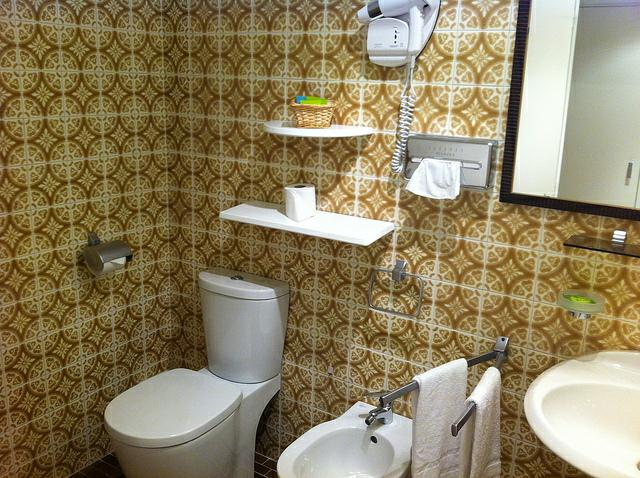
#> input picture misc/test.jpg, 640 x 478 px
$ python pyramid_scaling.py
#> lines starting #> are read from the running program, lines starting #| are printed output that depends on the picture
#> further down, img is the input picture: PIL image 640x478 RGB; mean R, G, B 141.9, 128.7, 96.3
#%%
import matplotlib.pyplot as plt
import numpy as np
import math

from PIL import Image

#%%
def get_resized(count, increment, img) :
    """returns a list of multiple versions of one image, each of a differnt size

    Args:
        count (int): number of images to return (will be length of the array that is returned)
        increment (float): percentage increase from one size to the next
        img (numpy.array): image to resize
    """
#> called with count = 5, increment = 1.1
# number of images smaller than img, will be determined by math.floor(num/2)
#     ex-odd: math.floor(3/2) = 1  ---  num == 3
#     ex-even: math.floor(4/2) = 2  ---  num == 4
# number of images larger than img, will be determined by math.ceiling(num/2) - 1
#     ex-odd: math.ceiling(3/2) - 1 = 1  ---  num == 3
#     ex-even: math.ceiling(4/2) - 1 = 1  ---  num == 4

    # increment is less than one; adding it to one will cause an increase in image resizing
    increment += 1
    num_smaller_images = math.floor(count/2)
    num_larger_images = math.ceil(count/2) - 1
    img_dims = img.size
#> img_dims = (640, 478)
    imgs = []

    # add smaller images to list first
    for i in range(num_smaller_images) :
        resize_amount = 1 / (increment ** (num_smaller_images - i))
        width = img_dims[0] * resize_amount
        length = img_dims[1] * resize_amount
        new_dims = (int(width), int(length))
        imgs.append(img.resize(new_dims))
#> after the loop, imgs = 2 items

    # apppend the original image before adding larger images
    imgs.append(img)

    # append larger images
    for i in reversed(range(num_larger_images)) :
        resize_amount = increment ** (num_larger_images - i)
        width = img_dims[0] * resize_amount
        length = img_dims[1] * resize_amount
        new_dims = (int(width), int(length))
        imgs.append(img.resize(new_dims))
#> after the loop, imgs = 5 items

    return imgs
# %%

img = Image.open('test.jpg')
num_images = 5
percentage_increase = 1.1
images = get_resized(num_images, percentage_increase, img)
#> images = 5 items

## uncomment to save the images, you'll be able to see the size difference
# for i in range(len(images)) :
#     images[i].save(str(i) + '.png')

print('number of images: ' + str(num_images))
print('percentage increase: ' + str(percentage_increase))
print('original size of image: (' + str(img.size[0]) + ',' + str(img.size[1]) + ')')
#| original size of image: (640,478)
print('new image sizes (from smallest to largest): \n')

for i in range(num_images) :
    print(images[i].size)

print()

# display all the images (you can't see the size difference in pyplot, but image size is printed above each image)
fig = plt.figure()
rows = 3
columns = 3

for i in range(num_images) :

    fig.add_subplot(rows, columns, i + 1)
    plt.imshow(images[i])
    plt.axis('off')
    plt.title(str(images[i].size))

fig.show()
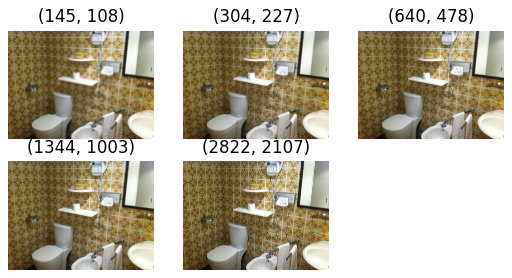
#> figure drawn by matplotlib, 5 panels

# %%
